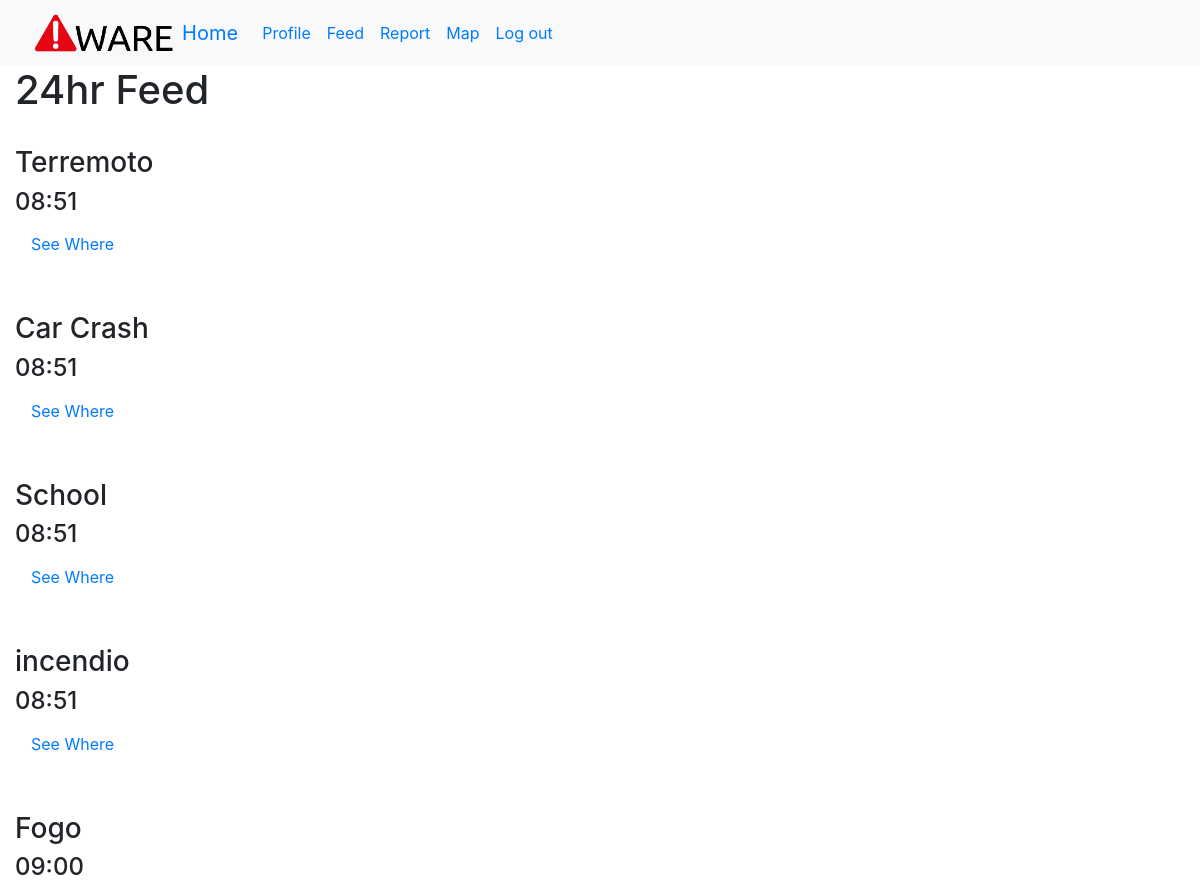
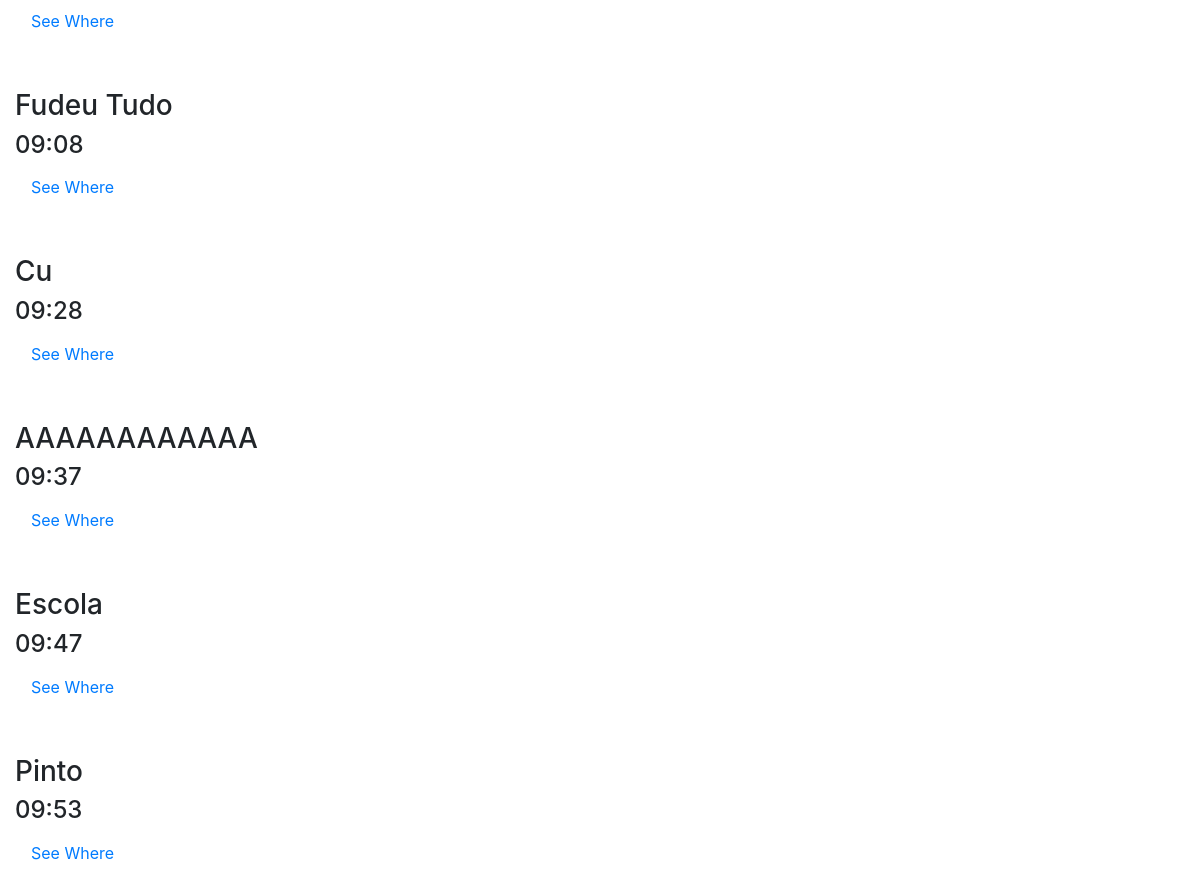
The app's page /feed with its own data (2 pictures, top to bottom).
### app.py (models this page shows, shortened)
class Markers(db.Model):
    _id = db.Column("id", db.Integer, primary_key=True)
    lat = db.Column(db.String(100))
    lng = db.Column(db.String(100))
    title = db.Column(db.String(100))
    creator = db.Column(db.String(100))
    creation = db.Column(db.DateTime)

### app.py (the view)
@app.route("/feed")
def feed():
    markers = Markers.query.all()
    for mark in markers:
        mrkDate = mark.creation
        now = datetime.now()
        delta = now - mrkDate
        if delta.days > 1:
            Markers.query.filter_by(creation=mrkDate).delete()
            db.session.commit()
    markers = Markers.query.order_by(Markers.creation).all()
    print(markers)
    return render_template("feed.html", feedData=markers)

### templates/feed.html (shortened to what this page needs)
{% extends "base.html" %}
{% block content %}
<h1>24hr Feed</h1>
<br/>
    {% for mrk in feedData %}
        <h3>{{mrk.title}}</h3>
        <h4>{{mrk.creation.strftime("%H:%M")}}</h4>
        <a class="nav-link" href="/map">See Where</a>
        <br/>
        <br/>
    {% endfor %}
{% endblock %}

### templates/base.html (shortened to what this page needs)
<html>
<head>
    <link rel="stylesheet" href="https://cdn.jsdelivr.net/npm/bootstrap@4.3.1/dist/css/bootstrap.min.css">
    </head>
    <body>
    <nav class="navbar navbar-expand-lg bg-light">
  <div class="container-fluid">
    <a class="logopic" href="#">
      <img src="      {{ url_for('static', filename='Aware.png') }}" alt="logo" height="50">
    </a>
      <a class="navbar-brand" href="/">Home</a>
    <div class="collapse navbar-collapse" id="navbarNav">
      <ul class="navbar-nav">
        <li class="nav-item">
          <a class="nav-link active" aria-current="page" href="/user">Profile</a>
        </li>
        <li class="nav-item">
          <a class="nav-link" href="/feed">Feed</a>
        </li>
          <li class="nav-item">
          <a class="nav-link" href="/report">Report</a>
        </li>
          <li class="nav-item">
          <a class="nav-link" href="/map">Map</a>
        </li>
          <li class="nav-item">
          <a class="nav-link" href="/logout">Log out</a>
        </li>
      </ul>
    </div>
  </div>
</nav>
    <div class="container-fluid">
        {% block content %}
        {% endblock %}
    </div>
    </body>
</html>

### records on screen
Markers: title "Terremoto", creation "08:51"
Markers: title "Car Crash", creation "08:51"
Markers: title "School", creation "08:51"
Markers: title "incendio", creation "08:51"
Markers: title "Fogo", creation "09:00"
Markers: title "Fudeu Tudo", creation "09:08"
Markers: title "Cu", creation "09:28"
Markers: title "AAAAAAAAAAAA", creation "09:37"
Markers: title "Escola", creation "09:47"
Markers: title "Pinto", creation "09:53"
